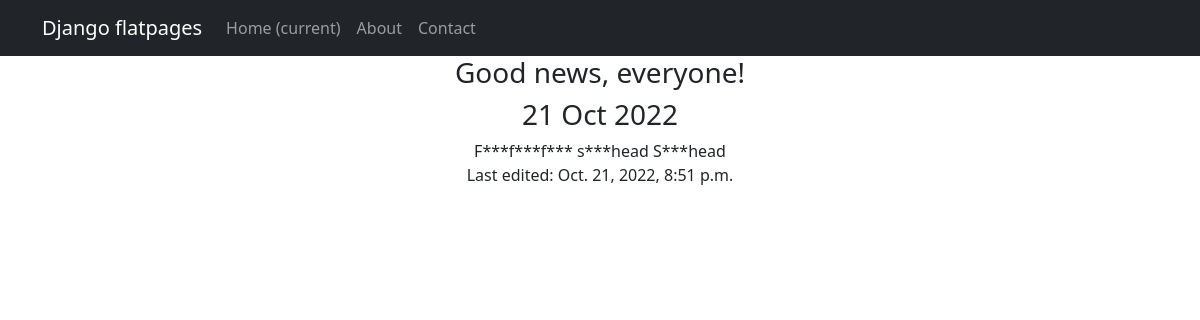
The page /news/2 on the database its author committed.
### views_app/models.py (models this page shows)
class News(models.Model):
    name = models.CharField(
        max_length=50,
        default="Good news, everyone!"
    )
    text = models.TextField()
    upload_date = models.DateTimeField(auto_now_add=True)
    last_edit_date = models.DateTimeField(auto_now=True)

### views_app/views.py (the view)
# urls.py: path('<int:pk>', NewsItem.as_view())
class NewsItem(DetailView):
    model = News
    template_name = 'news_item.html'
    context_object_name = 'news_item'

### views_app/templatetags/custom_filters.py (called while the page is built)
@register.filter(name='censor')
def rkn_english_edition(value):
    if type(value) != str:
        raise ValueError
    for swear in THOSE_VERY_SEVEN_DIRTY_WORDS:
        if swear in value:
            value = value.replace(swear, swear[0]+"*"*(len(swear)-1))
    return value

### templates/news_item.html (shortened to what this page needs)
{% extends 'flatpages/default.html' %}
{% load custom_filters %}
{% block content %}
<h3>{{ news_item.name|censor }}</h3>
<h3>{{ news_item.upload_date|date:'d M Y' }}</h3>
{{ news_item.text|censor }}
<br> Last edited: {{ news_item.last_edit_date }}
{% endblock content %}

### rows shown on the page
News: name|censor "Good news, everyone!", upload_date "21 Oct 2022", text|censor "F***f***f*** s***head S***head", last_edit_date "Oct. 21, 2022, 8:51 p.m."
